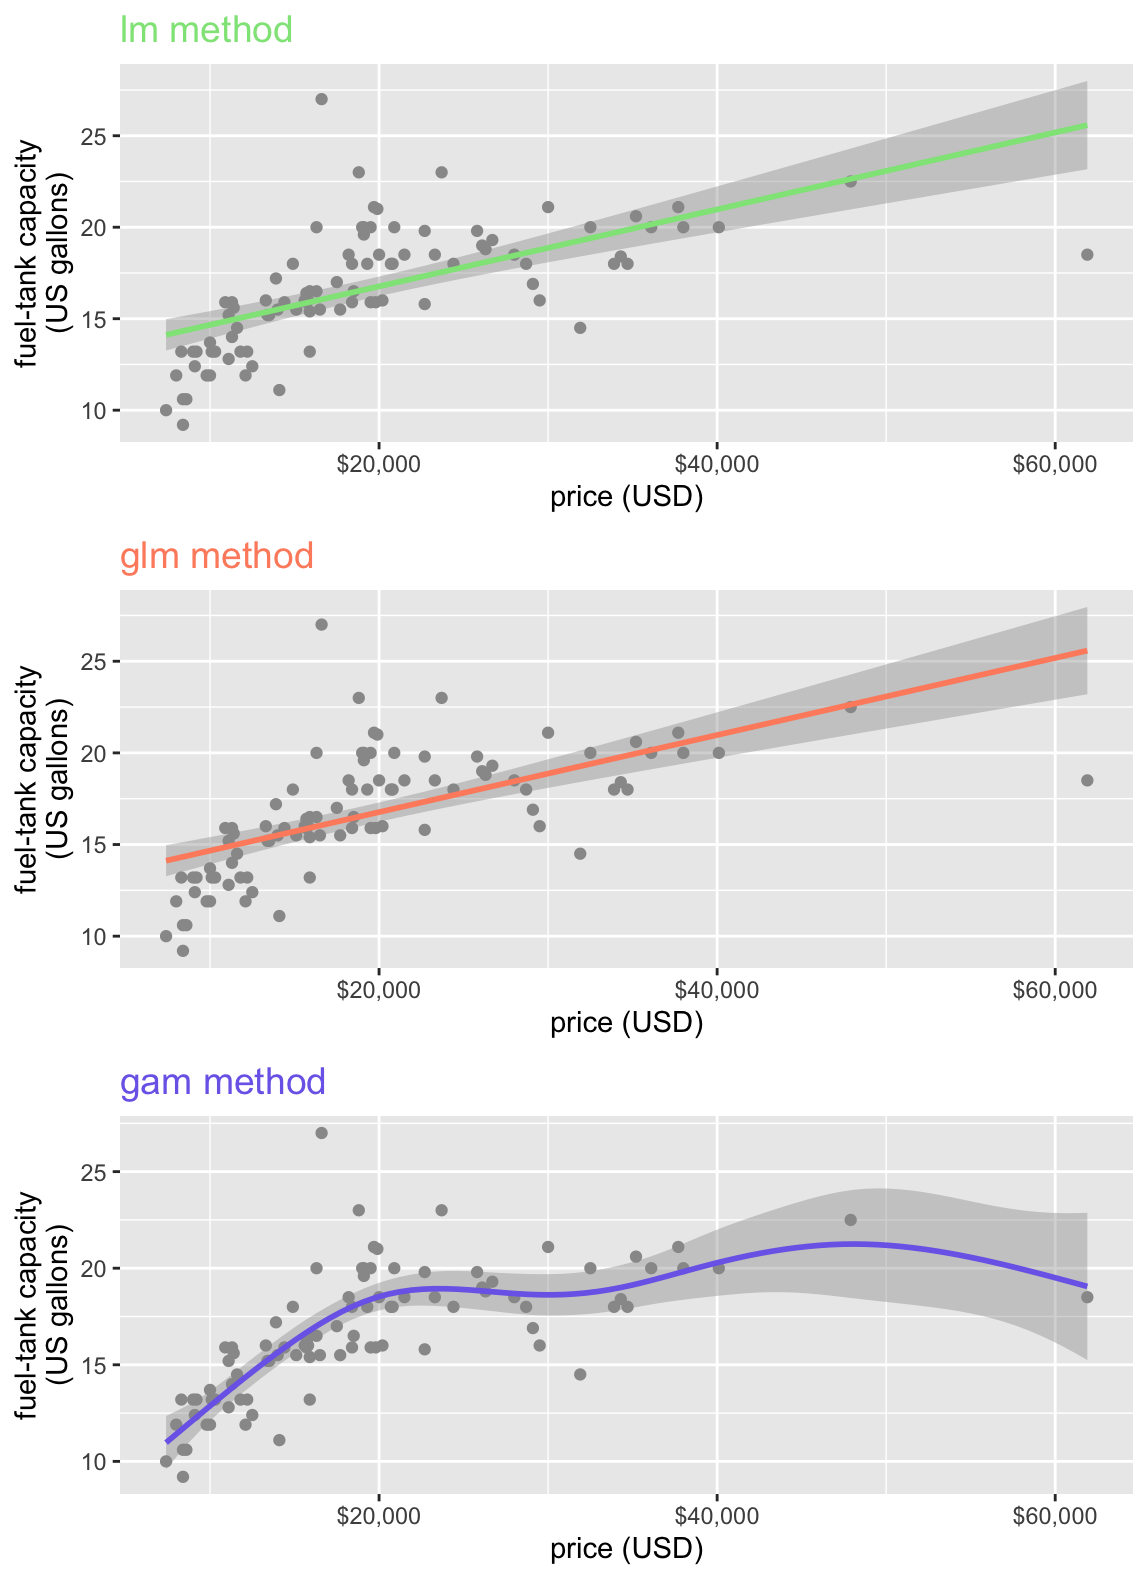

This chart was generated by the following R code:
library(ggplot2)
library(mgcv)
library(gridExtra)
cars93 <- MASS::Cars93

# lm method
lm <- ggplot(cars93, aes(x = Price, y = Fuel.tank.capacity)) +
  geom_point(color = "grey60") +
  geom_smooth(se = TRUE, method = "lm", color = "#8fe388") +
  scale_x_continuous(
    name = "price (USD)",
    breaks = c(20, 40, 60),
    labels = c("$20,000", "$40,000", "$60,000")
  ) +
  scale_y_continuous(name = "fuel-tank capacity\n(US gallons)") +
  ggtitle("lm method") +
  theme(plot.title = element_text(size = 14, color = "#8fe388"))

# glm method
glm <- ggplot(cars93, aes(x = Price, y = Fuel.tank.capacity)) +
  geom_point(color = "grey60") +
  geom_smooth(se = TRUE, method = "glm", color = "#fe8d6d") +
  scale_x_continuous(
    name = "price (USD)",
    breaks = c(20, 40, 60),
    labels = c("$20,000", "$40,000", "$60,000")
  ) +
  scale_y_continuous(name = "fuel-tank capacity\n(US gallons)") +
  ggtitle("glm method") +
  theme(plot.title = element_text(size = 14, color = "#fe8d6d"))

# gam method
gam <- ggplot(cars93, aes(x = Price, y = Fuel.tank.capacity)) +
  geom_point(color = "grey60") +
  geom_smooth(se = TRUE, method = "gam", formula = y ~ s(x), color = "#7c6bea") +
  scale_x_continuous(
    name = "price (USD)",
    breaks = c(20, 40, 60),
    labels = c("$20,000", "$40,000", "$60,000")
  ) +
  scale_y_continuous(name = "fuel-tank capacity\n(US gallons)") +
  ggtitle("gam method") +
  theme(plot.title = element_text(size = 14, color = "#7c6bea"))

grid.arrange(lm, glm, gam, ncol = 1)

# resulting file at ./hw4_3.png
